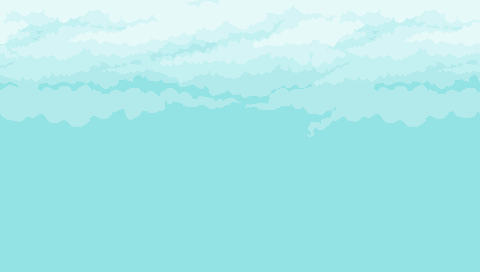
#> input picture Source/Assets/Art/Legacy-Fantasy - High Forest 2.3/Background/Background.png, 480 x 272 px
$ python -i chuan_bi_nen.py   (imports and definitions only)
#> lines starting #> are read from the running program, lines starting #| are printed output that depends on the picture
"""Chuẩn bị các bộ nền parallax cho game: cắt/lật/ghép ảnh, viết .meta, viết asset BackgroundTheme + DanhSach.txt."""
import json, os, re, sys, uuid
from PIL import Image, ImageChops

PACKS = sys.argv[1]      # thư mục đã giải nén
REPO = sys.argv[2]       # repo Unity
OUT_JSON = sys.argv[3]   # ghi thông số lớp ra để vẽ thử

ART = os.path.join(REPO, 'Assets/Art/Backgrounds')
RES = os.path.join(REPO, 'Assets/Resources/NenManChoi')
# [1 line not run here, left out]

def new_guid():
    return uuid.uuid4().hex

# [18 lines left out: functions write, old_value, is2x, not called in this run]

def frac(a, b):
    px = list(ImageChops.difference(a, b).get_flattened_data())
    return sum(1 for p in px if max(p) > 24) / max(1, len(px))

def seam_bad(im):
    bb = im.getchannel('A').getbbox()
    if bb is None:
        return False
    W = im.width
    seam = frac(im.crop((W - 1, bb[1], W, bb[3])), im.crop((0, bb[1], 1, bb[3])))
    base = frac(im.crop((0, bb[1], 1, bb[3])), im.crop((1, bb[1], 2, bb[3])))
    return seam - base > 0.1, seam, base

# [48 lines left out: functions folder_meta, text_meta, texture_meta, not called in this run]

def fmt(v):
    s = ('%.6f' % v).rstrip('0').rstrip('.')
    return s if s not in ('', '-0') else '0'

# [67 lines left out: functions trim_faint_edges, extend_down, extend_up, haze, extend_sky, not called in this run]

THEMES = [
    dict(asset='NenRung', folder='Rung', scenes=['GameplayScene'],
         src='forestH/parallax/forest', canvas=(1900, 1200), ppu=64, filter=1, scale=1.0, bottom=2.25, vy=0.25,
         credit='Bongseng (rừng thông)',
         layers=[
             dict(file='forest_sky.png', kind='sky', fx=0.97),
             dict(file='forest_moon.png', kind='single', fx=1.0, fy=1.0, x=7.5),  # lọt cả khung 4:3
             dict(file='forest_mountain.png', fx=0.9, extend_down=192),
             dict(file='forest_back.png', fx=0.75, extend_down=192),
             dict(file='forest_long.png', fx=0.6),
             dict(file='forest_mid.png', fx=0.45),
             dict(file='forest_short.png', fx=0.25),
         ]),
    dict(asset='NenChangVang', folder='ChangVang', scenes=['MainMenuScene', 'Man2', 'Man5'],
         src='dusk/Super Mountain Dusk Files/Assets/version A/Layers', canvas=(320, 240), ppu=16, filter=0, scale=1.45,
         bottom=5.5, vy=0.25, credit='ansimuz (núi chạng vạng)',
         layers=[
             dict(file='sky.png', kind='sky', fx=1.0),
             dict(file='far-clouds.png', fx=0.92, scroll=0.12),
             dict(file='near-clouds.png', fx=0.85, scroll=0.25),
             dict(file='far-mountains.png', fx=0.75),
             dict(file='mountains.png', fx=0.55),
             dict(file='trees.png', fx=0.3),
         ]),
    dict(asset='NenHoangHon', folder='HoangHon', scenes=['Man3'],
         src='sunset/Sunset', canvas=(320, 180), ppu=16, filter=0, scale=1.8, bottom=2.0, vy=0.25,
         credit='kayillustrations (hoàng hôn)',
         layers=[
             dict(file='Background.png', kind='sky', fx=1.0),
             dict(file='1.png', fx=0.95),
             dict(file='2.png', fx=0.9),
             dict(file='3.png', fx=0.93, scroll=0.2, y=8.0, extend_up=24),  # hạ dải mây vào khung
             dict(file='4.png', fx=0.8),
             dict(file='5.png', fx=0.7, haze=0.12),
             dict(file='6.png', fx=0.6, haze=0.22),
             dict(file='7.png', fx=0.45, haze=0.25),
             dict(file='8.png', fx=0.35, haze=0.25),
             dict(file='Foreground.png', fx=0.25, haze=0.25),
         ]),
    dict(asset='NenNuiTuyet', folder='NuiTuyet', scenes=['Man4'],
         src='glacial/Glacial-mountains-parallax-background_vnitti/Layers', canvas=(384, 216), ppu=16, filter=0, scale=1.5,
         bottom=2.0, vy=0.25, credit='Vicente Nitti - vnitti (núi tuyết, CC BY 4.0)',
         layers=[
             dict(file='sky_lightened.png', kind='sky', fx=1.0),
             dict(file='cloud_lonely.png', fx=0.95, scroll=0.3),
             dict(file='clouds_bg.png', fx=0.9, scroll=0.06),
             dict(file='glacial_mountains.png', fx=0.82),
             dict(file='clouds_mg_3.png', fx=0.6, scroll=0.12),
             dict(file='clouds_mg_2.png', fx=0.45, scroll=0.2),
             dict(file='clouds_mg_1.png', fx=0.3, scroll=0.3),
         ]),
]

CLAMP = {'Auto': 0, 'TopAndBottom': 1, 'BottomOnly': 2, 'None': 3}

summary = []
# [100 lines not run here, left out]

# màn nào dùng bộ nền nào + ghi công: file chữ người dùng tự sửa được, LevelBackground đọc lúc vào màn
listing = ['// Màn nào dùng bộ nền nào: "tên scene | tên file bộ nền" (file .asset cùng thư mục, không ghi đuôi).',
           '// MainMenuScene = menu chính (nền trôi theo chuột).',
           '// Màn không có dòng nào thì giữ nền cũ trong scene. Dòng "ghicong | ..." hiện ở bảng kết thúc game.',
           '']
# [4 lines not run here, left out]
list_path = os.path.join(RES, 'DanhSach.txt')
# [11 lines not run here, left out]

>>> import cv2
>>> picture = cv2.imread('../../../Assets/Art/Legacy-Fantasy - High Forest 2.3/Background/Background.png', cv2.IMREAD_GRAYSCALE)
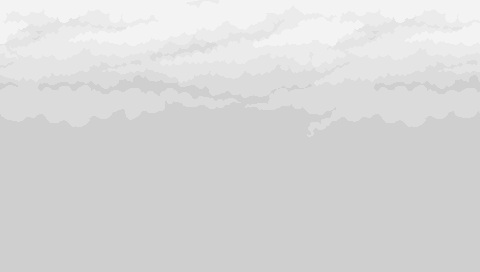
#> picture: shape (272, 480); min 207, max 243, mean 216.4
#> (the run stopped early here; a loop or call above may not have finished)
